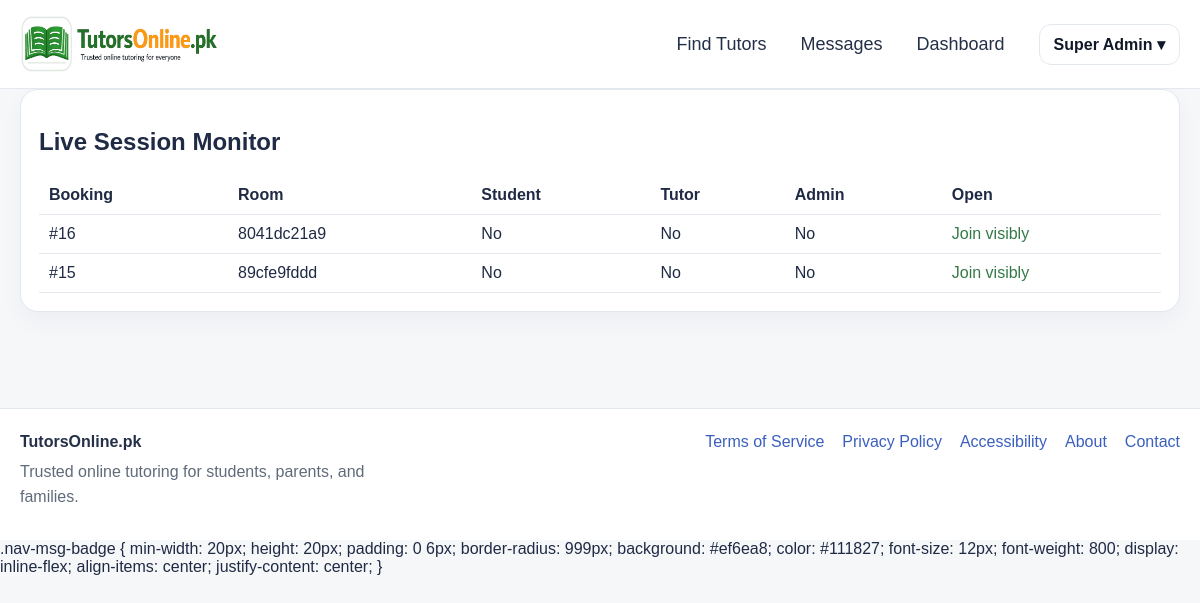
Before: /admin/live-sessions (signed in) with the older database file.
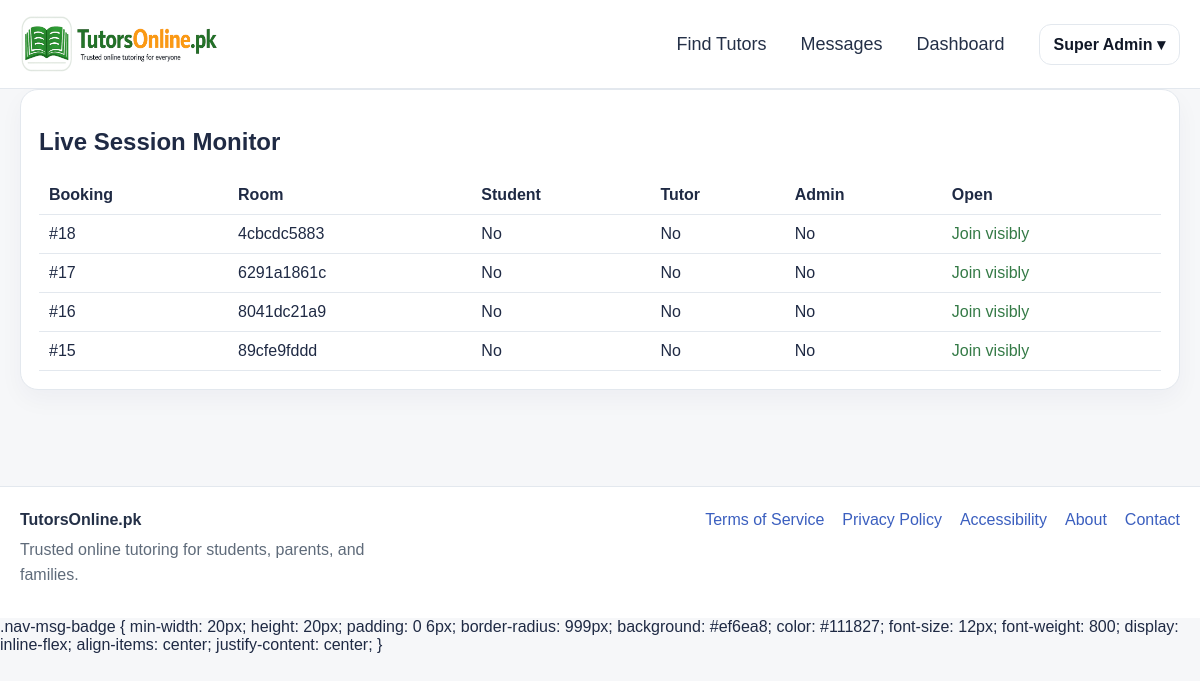
After: the same page with the newer database file.
### app.py (models this page shows)
class LiveSessionLog(db.Model):
    id = db.Column(db.Integer, primary_key=True)
    booking_id = db.Column(db.Integer, db.ForeignKey("booking.id"), nullable=False)
    room_code = db.Column(db.String(50), nullable=False)
    student_joined = db.Column(db.Boolean, default=False)
    tutor_joined = db.Column(db.Boolean, default=False)
    admin_joined = db.Column(db.Boolean, default=False)
    started_at = db.Column(db.DateTime, default=datetime.utcnow)
    ended_at = db.Column(db.DateTime)
    last_activity_note = db.Column(db.String(255), default="Session created")
    booking = db.relationship("Booking", backref="live_log")

### app.py (the view)
@app.route("/admin/live-sessions")
@login_required
def admin_live_sessions():
    if current_user.role != "admin":
        return redirect(url_for("dashboard"))
    live_sessions = LiveSessionLog.query.order_by(
        LiveSessionLog.started_at.desc()
    ).all()
    return render_template("admin_live_sessions.html", live_sessions=live_sessions)

### app.py (called while the page is built, shortened)
@app.context_processor
def inject_message_badge():
    return {
        "global_unread_messages": unread_message_count_for(current_user)
        if current_user.is_authenticated else 0
    }

@login_manager.user_loader
def load_user(user_id):
    return User.query.get(int(user_id))

@app.context_processor
def inject_globals():
    return {
        "credit_rate": app.config["CREDIT_RATE"],
        "google_configured": bool(
            app.config["GOOGLE_CLIENT_ID"] and app.config["GOOGLE_CLIENT_SECRET"]
        ),
        "under_construction": UNDER_CONSTRUCTION,
    }

def unread_message_count_for(user):
    if not user or not getattr(user, "is_authenticated", False):
        return 0
    if user.role == "student":
        convo_ids = [
            c.id for c in Conversation.query.filter_by(student_id=user.id).all()
        ]
    elif user.role == "tutor":
        convo_ids = [
            c.id for c in Conversation.query.filter_by(tutor_id=user.id).all()
        ]
    elif user.role == "admin":
        return 0
    else:
        return 0

    @property
    def is_active(self):
        return self.is_active_user

### templates/admin_live_sessions.html
{% extends 'base.html' %}
{% block content %}
<section class="card">
  <h1>Live Session Monitor</h1>
  <table class="table">
    <tr><th>Booking</th><th>Room</th><th>Student</th><th>Tutor</th><th>Admin</th><th>Open</th></tr>
    {% for item in live_sessions %}
    <tr>
      <td>#{{ item.booking_id }}</td>
      <td>{{ item.room_code }}</td>
      <td>{{ 'Yes' if item.student_joined else 'No' }}</td>
      <td>{{ 'Yes' if item.tutor_joined else 'No' }}</td>
      <td>{{ 'Observing' if item.admin_joined else 'No' }}</td>
      <td><a href="{{ url_for('live_session', booking_id=item.booking_id) }}">Join visibly</a></td>
    </tr>
    {% else %}
    <tr><td colspan="6">No live sessions logged.</td></tr>
    {% endfor %}
  </table>
</section>
{% endblock %}

Changed rows visible on the page:
added LiveSessionLog: booking_id "18", room_code "4cbcdc5883", student_joined "No", tutor_joined "No", admin_joined "No"
added LiveSessionLog: booking_id "17", room_code "6291a1861c", student_joined "No", tutor_joined "No", admin_joined "No"
